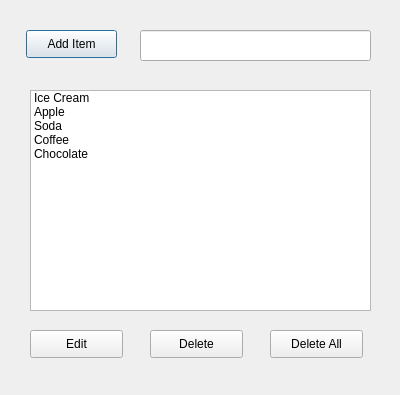
<?xml version="1.0" encoding="UTF-8"?>
<ui version="4.0">
 <class>Dialog</class>
 <widget class="QDialog" name="Dialog">
  <property name="geometry">
   <rect>
    <x>0</x>
    <y>0</y>
    <width>400</width>
    <height>395</height>
   </rect>
  </property>
  <property name="windowTitle">
   <string>Dialog</string>
  </property>
  <widget class="QLineEdit" name="lineEditFood">
   <property name="geometry">
    <rect>
     <x>140</x>
     <y>30</y>
     <width>231</width>
     <height>31</height>
    </rect>
   </property>
  </widget>
  <widget class="QListWidget" name="listWidgetSelectedItems">
   <property name="geometry">
    <rect>
     <x>30</x>
     <y>90</y>
     <width>341</width>
     <height>221</height>
    </rect>
   </property>
   <item>
    <property name="text">
     <string>Ice Cream</string>
    </property>
   </item>
   <item>
    <property name="text">
     <string>Apple</string>
    </property>
   </item>
   <item>
    <property name="text">
     <string>Soda</string>
    </property>
   </item>
   <item>
    <property name="text">
     <string>Coffee</string>
    </property>
   </item>
   <item>
    <property name="text">
     <string>Chocolate</string>
    </property>
   </item>
  </widget>
  <widget class="QPushButton" name="pushButtonAdd">
   <property name="geometry">
    <rect>
     <x>26</x>
     <y>30</y>
     <width>91</width>
     <height>28</height>
    </rect>
   </property>
   <property name="text">
    <string>Add Item</string>
   </property>
  </widget>
  <widget class="QPushButton" name="pushButtonEdit">
   <property name="geometry">
    <rect>
     <x>30</x>
     <y>330</y>
     <width>93</width>
     <height>28</height>
    </rect>
   </property>
   <property name="text">
    <string>Edit</string>
   </property>
  </widget>
  <widget class="QPushButton" name="pushButtonDelete">
   <property name="geometry">
    <rect>
     <x>150</x>
     <y>330</y>
     <width>93</width>
     <height>28</height>
    </rect>
   </property>
   <property name="text">
    <string>Delete</string>
   </property>
  </widget>
  <widget class="QPushButton" name="pushButtonDeleteAll">
   <property name="geometry">
    <rect>
     <x>270</x>
     <y>330</y>
     <width>93</width>
     <height>28</height>
    </rect>
   </property>
   <property name="text">
    <string>Delete All</string>
   </property>
  </widget>
 </widget>
 <resources/>
 <connections>
  <connection>
   <sender>pushButtonDeleteAll</sender>
   <signal>clicked()</signal>
   <receiver>listWidgetSelectedItems</receiver>
   <slot>clear()</slot>
   <hints>
    <hint type="sourcelabel">
     <x>295</x>
     <y>338</y>
    </hint>
    <hint type="destinationlabel">
     <x>300</x>
     <y>256</y>
    </hint>
   </hints>
  </connection>
 </connections>
</ui>
